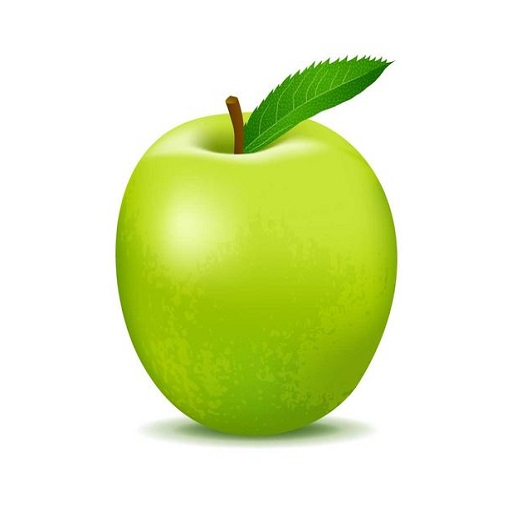
#> input picture img/green.jpg, 512 x 512 px, found by its file name
$ python image_binding.py
#> lines starting #> are read from the running program, lines starting #| are printed output that depends on the picture
# -*- coding: utf-8 -*-
"""
Created on Thu May  7 14:29:11 2020

@author: JIt Shil
"""


import cv2
import numpy as np


g_apple = cv2.imread('green.jpg')
#> g_apple is the input picture: shape (512, 512, 3); mean B, G, R 186.8, 237, 225.5
r_apple = cv2.imread('red.jpg')
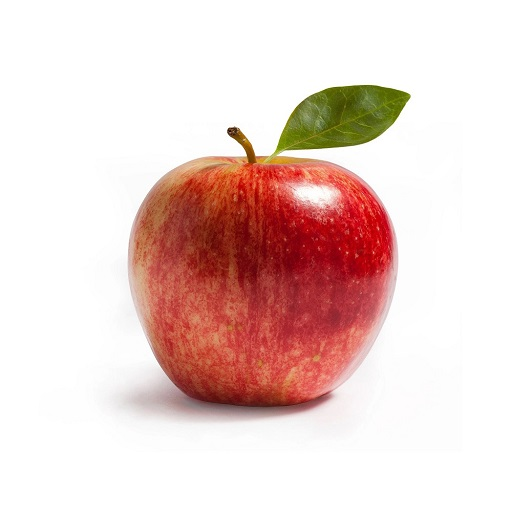
#> input picture img/red.jpg, 512 x 512 px, found by its file name
#> r_apple is the input picture: shape (512, 512, 3); mean B, G, R 205.7, 210.1, 234.3
gr_apple = np.hstack((g_apple[:, :256], r_apple[:, 256:]))
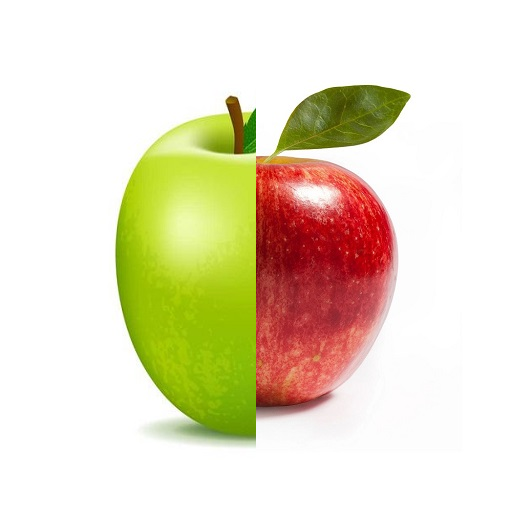
#> gr_apple: shape (512, 512, 3); mean B, G, R 196.3, 222.1, 231


g_apple = g_apple.copy()
gp_apple = [g_apple]
for i in range(6):
    g_apple = cv2.pyrDown(g_apple)
    gp_apple.append(g_apple)
#> this loop made 6 passes
#> pass 3, `g_apple = cv2.pyrDown(g_apple)`:
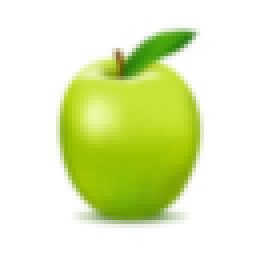
#> g_apple: shape (64, 64, 3) (shown 4 times larger); mean B, G, R 186.8, 237, 225.5
#> after the loop, gp_apple = 7 items

r_apple = r_apple.copy()
gp_rapple= [r_apple]
for i in range(6):
    r_apple = cv2.pyrDown(r_apple)
    gp_rapple.append(r_apple)
#> this loop made 6 passes
#> pass 3, `r_apple = cv2.pyrDown(r_apple)`:
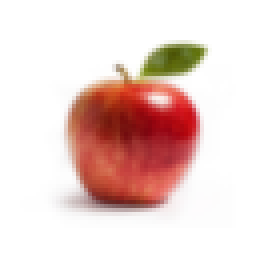
#> r_apple: shape (64, 64, 3) (shown 4 times larger); mean B, G, R 205.7, 210.2, 234.4
#> after the loop, gp_rapple = 7 items


g_apple = gp_apple[5]
lpg_apple = [g_apple]
for i in range(5,0, -1):
    gaussian_expanded = cv2.pyrUp(gp_apple[i])
    laplacian = cv2.subtract(gp_apple[i-1], gaussian_expanded)
    lpg_apple.append(laplacian)
#> after the loop, lpg_apple = 6 items


r_apple = gp_rapple[5]
lpr_apple = [r_apple]
for i in range(5,0, -1):
    gaussian_expanded = cv2.pyrUp(gp_rapple[i])
    laplacian = cv2.subtract(gp_rapple[i-1], gaussian_expanded)
    lpr_apple.append(laplacian)
#> this loop made 5 passes
#> pass 2, `laplacian = cv2.subtract(gp_rapple[i-1], gaussian_expanded)`:
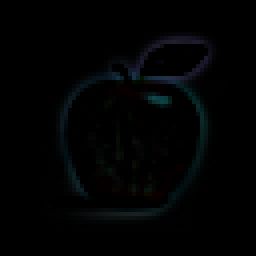
#> laplacian: shape (64, 64, 3) (shown 4 times larger); mean of channels 0, 1, 2 2.7, 2.4, 1.4; drawn as B, G, R
#> after the loop, lpr_apple = 6 items


apple_orange_pyramid = []
n=0
for gapple_lap, rapple_lap in zip(lpg_apple, lpr_apple):
    n += 1
    cols,rows,ch = gapple_lap.shape
    laplacian = np.hstack((gapple_lap[:, :int(cols/2)], rapple_lap[:, int(cols/2):]))
    apple_orange_pyramid.append(laplacian)
#> this loop made 6 passes
#> (cols, rows) on passes 1 to 6: (16, 16), (32, 32), (64, 64), (128, 128), (256, 256), (512, 512)
#> pass 3, `laplacian = np.hstack((gapple_lap[:, :int(cols/2)], rapple_lap[:, int(..`:
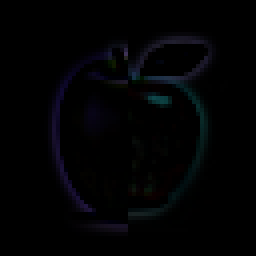
#> laplacian: shape (64, 64, 3) (shown 4 times larger); mean of channels 0, 1, 2 3.4, 2.1, 1.7; drawn as B, G, R
#> after the loop, apple_orange_pyramid = 6 items; n = 6


apple_orange_reconstruct = apple_orange_pyramid[0]

for i in range(1,6):
    apple_orange_reconstruct =cv2.pyrUp(apple_orange_reconstruct)
    apple_orange_reconstruct = cv2.add(apple_orange_pyramid[i], apple_orange_reconstruct)
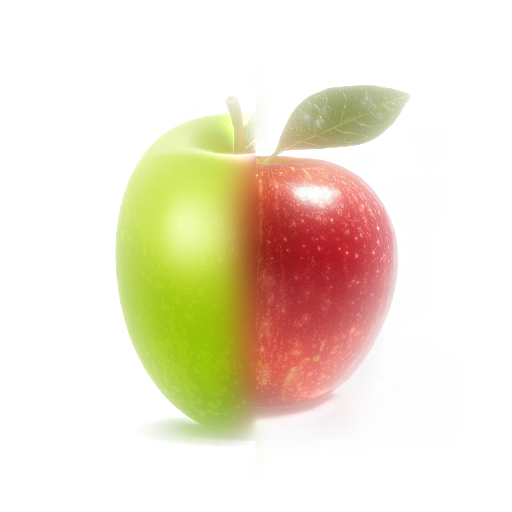
#> apple_orange_reconstruct: shape (512, 512, 3); mean of channels 0, 1, 2 209.9, 228.4, 238.4; drawn as B, G, R


print(g_apple.shape)
#| (16, 16, 3)
print(r_apple.shape)
#| (16, 16, 3)


cv2.imshow('green apple', g_apple)
cv2.imshow('Red apple', r_apple)
cv2.imshow('combained', gr_apple)
cv2.imshow('green and red apple combination', apple_orange_reconstruct)

cv2.waitKey(0)
cv2.destroyAllWindows()
